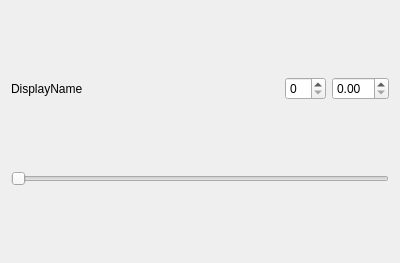
<?xml version="1.0" encoding="UTF-8"?>
<ui version="4.0">
 <class>Form</class>
 <widget class="QWidget" name="Form">
  <property name="geometry">
   <rect>
    <x>0</x>
    <y>0</y>
    <width>400</width>
    <height>263</height>
   </rect>
  </property>
  <property name="windowTitle">
   <string>Form</string>
  </property>
  <layout class="QVBoxLayout" name="verticalLayout" stretch="0,1,0,1,0">
   <item>
    <spacer name="verticalSpacer_3">
     <property name="orientation">
      <enum>Qt::Vertical</enum>
     </property>
     <property name="sizeHint" stdset="0">
      <size>
       <width>20</width>
       <height>40</height>
      </size>
     </property>
    </spacer>
   </item>
   <item>
    <layout class="QHBoxLayout" name="horizontalLayout">
     <item>
      <widget class="QLabel" name="label">
       <property name="text">
        <string>DisplayName</string>
       </property>
      </widget>
     </item>
     <item>
      <spacer name="horizontalSpacer">
       <property name="orientation">
        <enum>Qt::Horizontal</enum>
       </property>
       <property name="sizeHint" stdset="0">
        <size>
         <width>40</width>
         <height>20</height>
        </size>
       </property>
      </spacer>
     </item>
     <item>
      <widget class="QSpinBox" name="spinBox"/>
     </item>
     <item>
      <widget class="QDoubleSpinBox" name="doubleSpinBox"/>
     </item>
    </layout>
   </item>
   <item>
    <spacer name="verticalSpacer">
     <property name="orientation">
      <enum>Qt::Vertical</enum>
     </property>
     <property name="sizeHint" stdset="0">
      <size>
       <width>20</width>
       <height>40</height>
      </size>
     </property>
    </spacer>
   </item>
   <item>
    <widget class="QSlider" name="horizontalSlider">
     <property name="orientation">
      <enum>Qt::Horizontal</enum>
     </property>
    </widget>
   </item>
   <item>
    <spacer name="verticalSpacer_2">
     <property name="orientation">
      <enum>Qt::Vertical</enum>
     </property>
     <property name="sizeHint" stdset="0">
      <size>
       <width>20</width>
       <height>40</height>
      </size>
     </property>
    </spacer>
   </item>
  </layout>
 </widget>
 <resources/>
 <connections/>
</ui>
